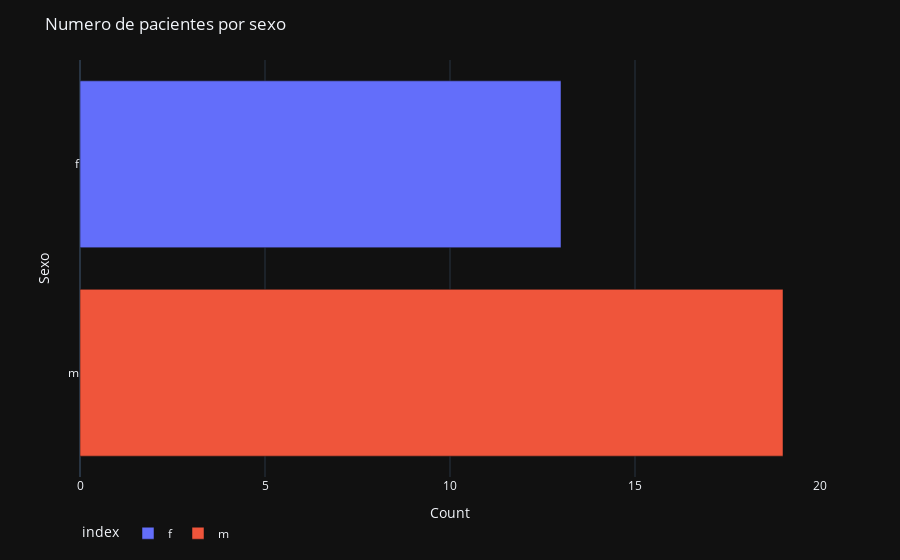

Notebook code for this chart:
### Markdown cell above
#### Numero de pacientes por sexo

### Code cell
pd.options.plotting.backend = "plotly"
fig = df_baseline.groupby("sexo")[["sexo"]].count()
fig = fig.plot.barh(color=fig.index)

fig.update_layout(
    title = "Numero de pacientes por sexo",
    dragmode="zoom",
    hovermode="x",
    legend=dict(orientation="h"),
    # legend = dict(traceorder="reversed"),
    template = "plotly_dark",
)

fig.update_yaxes(title = "Sexo")
fig.update_xaxes(title_text="Count")

fig.show()
fig.write_image("../reports/figures/pacientes_sexo.png")

### Figure 1 — Plotly figure (JSON) as saved in the notebook; plotly's stock layout.template omitted (floating-point values rounded to 4 significant figures)
{"data": [{"alignmentgroup": "True", "hovertemplate": "index=%{y}<br>value=%{x}<extra></extra>", "legendgroup": "f", "marker": {"color": "#636efa", "pattern": {"shape": ""}}, "name": "f", "offsetgroup": "f", "orientation": "h", "showlegend": true, "textposition": "auto", "type": "bar", "x": [13], "xaxis": "x", "y": ["f"], "yaxis": "y"}, {"alignmentgroup": "True", "hovertemplate": "index=%{y}<br>value=%{x}<extra></extra>", "legendgroup": "m", "marker": {"color": "#EF553B", "pattern": {"shape": ""}}, "name": "m", "offsetgroup": "m", "orientation": "h", "showlegend": true, "textposition": "auto", "type": "bar", "x": [19], "xaxis": "x", "y": ["m"], "yaxis": "y"}], "layout": {"barmode": "relative", "dragmode": "zoom", "hovermode": "x", "legend": {"orientation": "h", "title": {"text": "index"}, "tracegroupgap": 0}, "margin": {"t": 60}, "title": {"text": "Numero de pacientes por sexo"}, "xaxis": {"anchor": "y", "domain": [0, 1], "title": {"text": "Count"}}, "yaxis": {"anchor": "x", "categoryarray": ["m", "f"], "categoryorder": "array", "domain": [0, 1], "title": {"text": "Sexo"}}}}
